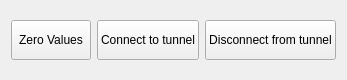
           <widget class="QWidget" name="widget_4" native="true">
            <property name="maximumSize">
             <size>
              <width>16777215</width>
              <height>80</height>
             </size>
            </property>
            <property name="styleSheet">
             <string notr="true"/>
            </property>
            <layout class="QHBoxLayout" name="horizontalLayout_2">
             <item>
              <widget class="QPushButton" name="zero_values_btn">
               <property name="minimumSize">
                <size>
                 <width>0</width>
                 <height>40</height>
                </size>
               </property>
               <property name="text">
                <string>Zero Values</string>
               </property>
              </widget>
             </item>
             <item>
              <widget class="QPushButton" name="connect_tunel_btn">
               <property name="minimumSize">
                <size>
                 <width>0</width>
                 <height>40</height>
                </size>
               </property>
               <property name="text">
                <string>Connect to tunnel</string>
               </property>
              </widget>
             </item>
             <item>
              <widget class="QPushButton" name="disconnect_tunnel_btn">
               <property name="minimumSize">
                <size>
                 <width>0</width>
                 <height>40</height>
                </size>
               </property>
               <property name="text">
                <string>Disconnect from tunnel</string>
               </property>
              </widget>
             </item>
            </layout>
           </widget>
